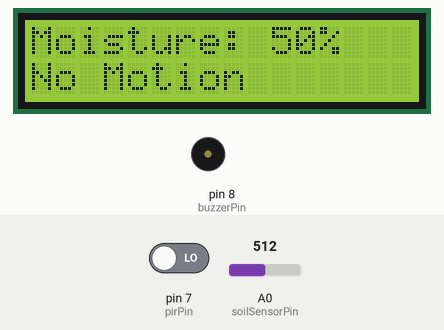
Recording of a sketch running on a simulated Arduino Uno, built with avr-gcc and run on an emulated ATmega328P. Shown: 16×2 character LCD, buzzer (waves = sounding, pin HIGH). The inputs (shaded band) are chosen by the test bench; at power-on: pin 7 (pirPin) LOW, A0 (soilSensorPin) = 512. What the sketch prints to the serial monitor is not drawn.

Above: at 2.7 s.
2.8 s: pin 7 (pirPin) driven HIGH
At 4.6 s:
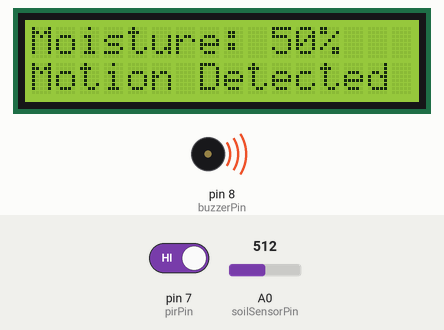
5.9 s: A0 (soilSensorPin) set to 716
At 7.2 s:
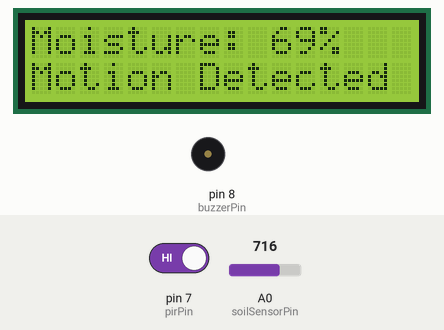
8.8 s: A0 (soilSensorPin) set to 900
At 10.8 s:
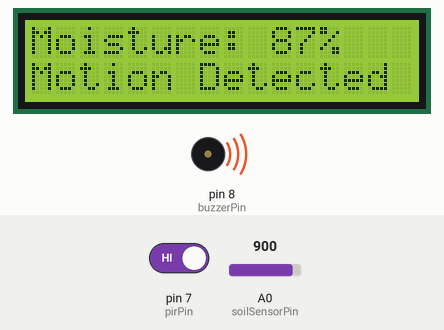
11.9 s: pin 7 (pirPin) driven LOW
At 12.9 s:
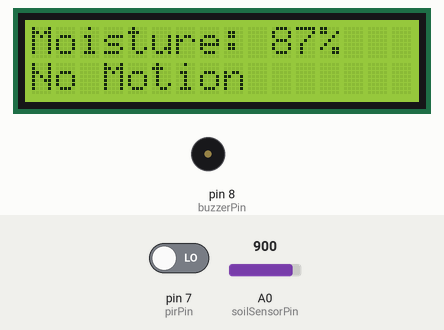
14.0 s: A0 (soilSensorPin) set to 1023
At 15.1 s:
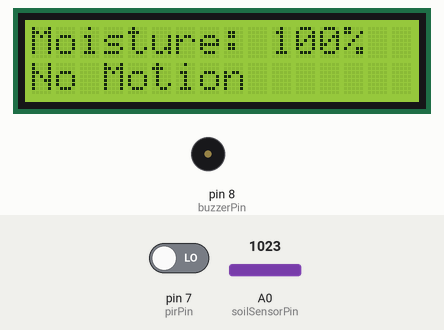
Timing chart, 0 to 16.6 s (numbered marks = the images above; inputs shaded):
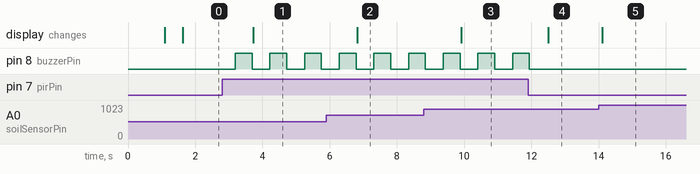

The sketch:

LCD_Moisture_Motion.ino
```cpp
#include <Wire.h>
#include <LiquidCrystal_I2C.h>

// Initialize the LCD (change the address 0x27 to your I2C LCD address)
LiquidCrystal_I2C lcd(0x27, 16, 2);

// Pins
int soilSensorPin = A0;  // Soil moisture sensor pin
int pirPin = 7;          // PIR sensor pin
int buzzerPin = 8;       // Buzzer pin

// Variables
int soilValue = 0;       // Variable to store soil moisture value
int pirState = LOW;      // Variable to store PIR state

void setup() {
  // LCD setup
  lcd.begin();
  lcd.backlight();
  lcd.setCursor(0, 0);
  lcd.print("Initializing...");
  delay(1000); // Wait for LCD to initialize

  // Serial monitor setup (optional)
  Serial.begin(9600);

  // PIR and buzzer setup
  pinMode(pirPin, INPUT);
  pinMode(buzzerPin, OUTPUT);

  lcd.clear();
  lcd.setCursor(0, 0);
  lcd.print("Soil & Motion");
  delay(500); // Give PIR sensor time to stabilize
}

void loop() {
  // Read soil moisture
  soilValue = analogRead(soilSensorPin);
  int moisturePercent = map(soilValue, 0, 1023, 0, 100);

  // Read PIR sensor
  pirState = digitalRead(pirPin);

  // Debugging: Print PIR state to Serial Monitor
  Serial.print("PIR State: ");
  Serial.println(pirState);

  // Control buzzer based on motion
  if (pirState == HIGH) {
    digitalWrite(buzzerPin, HIGH); // Turn buzzer on
    delay(500);                    // Keep buzzer on for 500ms
    digitalWrite(buzzerPin, LOW);  // Turn buzzer off
  }

  // Display data on LCD only if motion state has changed
  lcd.setCursor(0, 0);
  lcd.print("Moisture: ");
  lcd.print(moisturePercent);
  lcd.print("%   "); // Clear extra characters

  lcd.setCursor(0, 1);
  if (pirState == HIGH) {
    lcd.print("Motion Detected ");
  } else {
    lcd.print("No Motion       ");
  }

  // Print soil moisture to Serial Monitor (optional)
  Serial.print("Soil Moisture: ");
  Serial.print(moisturePercent);
  Serial.println("%");

  delay(500); // Update every 0.5 seconds
}
```

Measured:
- after the input at 2.8 s, pin 8 (buzzerPin): alternates HIGH for 0.50 s and LOW for 0.53 s, starting after 0.39 s; the display: changes after 0.92 s (image 1)
- after the input at 5.9 s, the display: changes after 0.92 s (image 2)
- after the input at 8.8 s, the display: changes after 1.1 s (image 3)
- after the input at 11.9 s, pin 8 (buzzerPin): goes on until 11.9 s, then stays LOW; the display: changes after 0.61 s (image 4)
- after the input at 14.0 s, the display: changes after 0.10 s (image 5)
